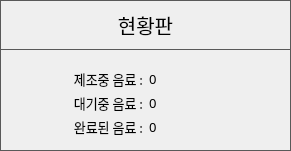
    <widget class="QFrame" name="FRAME_MONITOR">
     <property name="geometry">
      <rect>
       <x>500</x>
       <y>20</y>
       <width>291</width>
       <height>151</height>
      </rect>
     </property>
     <property name="styleSheet">
      <string notr="true">QFrame { 
   border: 1px solid #595959 
} 
QLabel {
	font: 10pt &quot;함초롬돋움&quot;;
}
QPushButton {
	border:1px solid #595959;
	font: 15pt &quot;함초롬돋움&quot;; 
}
QLineEdit {
	font: 10pt &quot;함초롬돋움&quot;;
}</string>
     </property>
     <property name="frameShape">
      <enum>QFrame::StyledPanel</enum>
     </property>
     <property name="frameShadow">
      <enum>QFrame::Raised</enum>
     </property>
     <widget class="QPushButton" name="BTN_DEV_INFO_MONITOR">
      <property name="geometry">
       <rect>
        <x>0</x>
        <y>0</y>
        <width>291</width>
        <height>50</height>
       </rect>
      </property>
      <property name="font">
       <font>
        <family>함초롬돋움</family>
        <pointsize>15</pointsize>
        <weight>50</weight>
        <italic>false</italic>
        <bold>false</bold>
       </font>
      </property>
      <property name="text">
       <string>현황판</string>
      </property>
     </widget>
     <widget class="QWidget" name="layoutWidget_8">
      <property name="geometry">
       <rect>
        <x>60</x>
        <y>70</y>
        <width>171</width>
        <height>65</height>
       </rect>
      </property>
      <layout class="QGridLayout" name="gridLayout_6">
       <item row="0" column="0">
        <widget class="QLabel" name="label_18">
         <property name="font">
          <font>
           <family>함초롬돋움</family>
           <pointsize>10</pointsize>
           <weight>50</weight>
           <italic>false</italic>
           <bold>false</bold>
          </font>
         </property>
         <property name="styleSheet">
          <string notr="true">QLabel{ 
   border: 0px solid
} </string>
         </property>
         <property name="text">
          <string>제조중 음료 :</string>
         </property>
         <property name="alignment">
          <set>Qt::AlignRight|Qt::AlignTrailing|Qt::AlignVCenter</set>
         </property>
        </widget>
       </item>
       <item row="0" column="1">
        <widget class="QLabel" name="LB_MONITOR_INPROGRESS">
         <property name="font">
          <font>
           <family>함초롬돋움</family>
           <pointsize>10</pointsize>
           <weight>50</weight>
           <italic>false</italic>
           <bold>false</bold>
          </font>
         </property>
         <property name="styleSheet">
          <string notr="true">QLabel{ 
   border: 0px solid
} </string>
         </property>
         <property name="text">
          <string>0</string>
         </property>
         <property name="alignment">
          <set>Qt::AlignLeading|Qt::AlignLeft|Qt::AlignVCenter</set>
         </property>
        </widget>
       </item>
       <item row="1" column="0">
        <widget class="QLabel" name="label_19">
         <property name="font">
          <font>
           <family>함초롬돋움</family>
           <pointsize>10</pointsize>
           <weight>50</weight>
           <italic>false</italic>
           <bold>false</bold>
          </font>
         </property>
         <property name="styleSheet">
          <string notr="true">QLabel{ 
   border: 0px solid
} </string>
         </property>
         <property name="text">
          <string>대기중 음료 :</string>
         </property>
         <property name="alignment">
          <set>Qt::AlignRight|Qt::AlignTrailing|Qt::AlignVCenter</set>
         </property>
        </widget>
       </item>
       <item row="1" column="1">
        <widget class="QLabel" name="LB_MONITOR_WAITING">
         <property name="font">
          <font>
           <family>함초롬돋움</family>
           <pointsize>10</pointsize>
           <weight>50</weight>
           <italic>false</italic>
           <bold>false</bold>
          </font>
         </property>
         <property name="styleSheet">
          <string notr="true">QLabel{ 
   border: 0px solid
} </string>
         </property>
         <property name="text">
          <string>0</string>
         </property>
         <property name="alignment">
          <set>Qt::AlignLeading|Qt::AlignLeft|Qt::AlignVCenter</set>
         </property>
        </widget>
       </item>
       <item row="2" column="0">
        <widget class="QLabel" name="label_20">
         <property name="font">
          <font>
           <family>함초롬돋움</family>
           <pointsize>10</pointsize>
           <weight>50</weight>
           <italic>false</italic>
           <bold>false</bold>
          </font>
         </property>
         <property name="styleSheet">
          <string notr="true">QLabel{ 
   border: 0px solid
} </string>
         </property>
         <property name="text">
          <string>완료된 음료 :</string>
         </property>
         <property name="alignment">
          <set>Qt::AlignRight|Qt::AlignTrailing|Qt::AlignVCenter</set>
         </property>
        </widget>
       </item>
       <item row="2" column="1">
        <widget class="QLabel" name="LB_MONITOR_COMPLETED">
         <property name="font">
          <font>
           <family>함초롬돋움</family>
           <pointsize>10</pointsize>
           <weight>50</weight>
           <italic>false</italic>
           <bold>false</bold>
          </font>
         </property>
         <property name="styleSheet">
          <string notr="true">QLabel{ 
   border: 0px solid
} </string>
         </property>
         <property name="text">
          <string>0</string>
         </property>
         <property name="alignment">
          <set>Qt::AlignLeading|Qt::AlignLeft|Qt::AlignVCenter</set>
         </property>
        </widget>
       </item>
      </layout>
     </widget>
    </widget>
